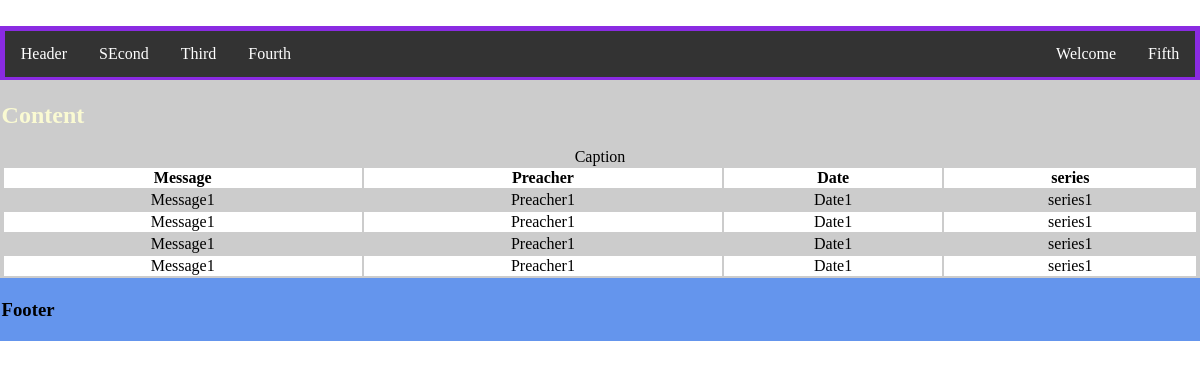
Before: / with the older database file.
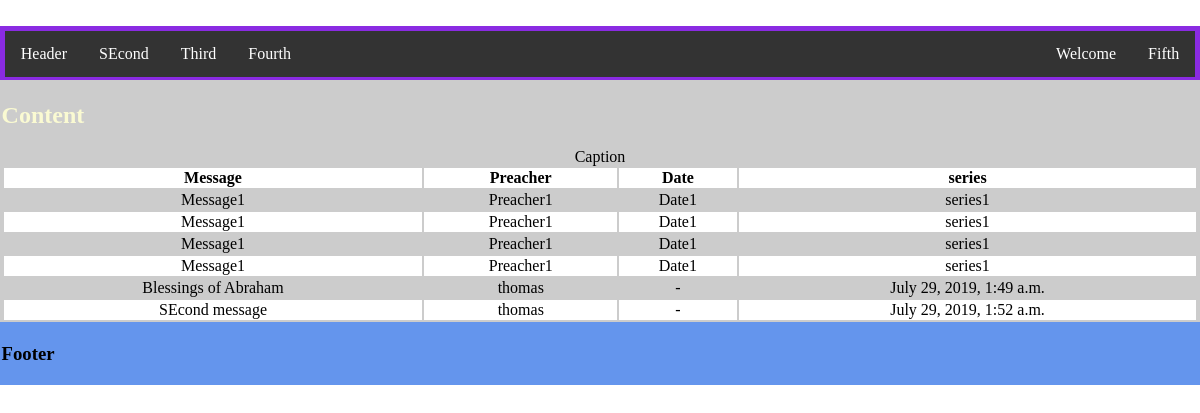
After: the same page with the newer database file.
### ebc_app/models.py (models this page shows, shortened)
class Message(models.Model):
    topic = models.CharField(max_length=200)
    series = models.ForeignKey(Serie, on_delete=models.PROTECT)
    fileLink = models.URLField(max_length=1000)
    topicSection = models.ManyToManyField(TopicSection)
    preacher = models.ForeignKey(Preacher, on_delete=models.PROTECT)
    dateAndTime = models.DateTimeField('date uploaded')

class Preacher(models.Model):
    name=models.CharField(max_length=50)
    def __str__(self):
        return self.name

class Serie(models.Model):
    title = models.CharField(max_length=50)
    def __str__(self):
        return self.title

### ebc_app/views.py (the view)
# urls.py: 2. Add a URL to urlpatterns:  path('', views.home, name='home')
def home(request):
    mesages = Message.objects.order_by('pk')
    return render(request, "ebc_app/index.html",
           {
               'title' : 'EBC YOUTH!!',
               'mesages' : mesages,
           })

### ebc_app/templates/ebc_app/index.html
{% extends "ebc_app/base.html" %}
{% block header %}
    <ul>
        <li class="homer"><a href="">Header</a></li>
        <li><a href="">SEcond</a></li>
        <li><a href="">Third</a></li>
        <li><a href="">Fourth</a></li>
        <li class="right"><div>Fifth</div></li>
        <li class="right"><div>Welcome</div></li>
     </ul>
{% endblock %}
{% block content %}
    <h2>Content</h2>
    <table class="tablo">
        <caption>Caption</caption>
        <tr>
            <th>Message</th>
            <th>Preacher</th>
            <th>Date</th>
            <th>series</th>
        </tr>
        <tr>
            <td>Message1</td>
            <td>Preacher1</td>
            <td>Date1</td>
            <td>series1</td>
        </tr>
        <tr>
            <td>Message1</td>
            <td>Preacher1</td>
            <td>Date1</td>
            <td>series1</td>
        </tr>
        <tr>
            <td>Message1</td>
            <td>Preacher1</td>
            <td>Date1</td>
            <td>series1</td>
        </tr>
        <tr>
            <td>Message1</td>
            <td>Preacher1</td>
            <td>Date1</td>
            <td>series1</td>
        </tr>
        {% for mesage in mesages %}
        <a href="{{ message.fileLink }}">
            <tr>
                <td><a href="{{ mesage.fileLink }}">{{ mesage.topic }}</a></td>
                <td><a href="{{ mesage.fileLink }}">{{ mesage.preacher }}</a></td>
                <td><a href="{{ mesage.fileLink }}">{{ mesage.series }}</a></td>
                <td><a href="{{ mesage.fileLink }}">{{ mesage.dateAndTime }}</a></td>
            </tr>
        </a>
        {% endfor %}
    </table>
{% endblock %}
{% block footer %}
    <h3>Footer</h3>
{% endblock %}

### ebc_app/templates/ebc_app/base.html (shortened to what this page needs)
﻿<!DOCTYPE html>
<html lang="en" xmlns="http://www.w3.org/1999/xhtml">
<head>
    {% load staticfiles %}
    <link rel="stylesheet" type="text/css" href="{% static 'ebc_app/style.css' %}" />
</head>
<body>
    <div class="head">
        {% block header %}
        {% endblock %}
    </div>
    <div class="cont">
        {% block content %}
        {% endblock %}
    </div>
    <div class="foot">
        {% block footer %}
        {% endblock %}
    </div>
</body>
</html>

### ebc_app/static/ebc_app/style.css (style rules this page uses)
.head { color : black; background-color : blueviolet; margin: -0em -0.5em 0px; padding: 0.3em; }
.cont { color: lightgoldenrodyellow; background-color: #ccc; margin: -0.1em -0.5em; padding: 0.1em; }
.foot { color: black; background-color: cornflowerblue; margin: -0.1em -0.5em; padding: 0.1em; }
ul { list-style:none; margin:0px; padding:0px; overflow:hidden; background-color:#333; }
li { float:left; }
li a, li.right { display:inline-block; color: white; padding: 14px 16px; text-align:center; text-decoration:none; }
li.right { float:right; }
table { width:100%; border:0px; }
td { text-align:center; }
table tr:nth-child(even) { background-color:#ccc; color:black; }
table tr:nth-child(odd) { background-color:#fff; color:black; }
td a { text-decoration:none; color:inherit; }

Changed rows visible on the page:
added Message: topic "Blessings of Abraham", preacher "thomas", series "-", dateAndTime "July 29, 2019, 1:49 a.m."
added Message: topic "SEcond message", preacher "thomas", series "-", dateAndTime "July 29, 2019, 1:52 a.m."
